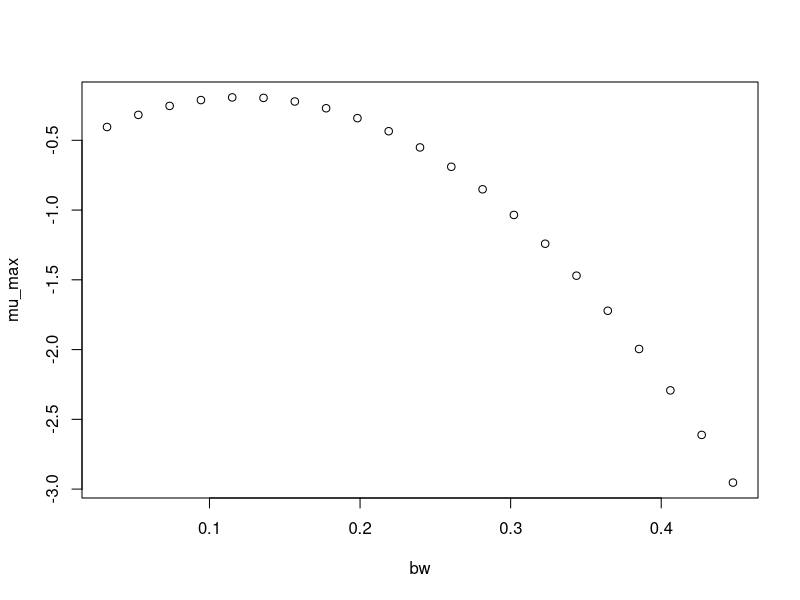

Generate this figure with R:
#############################
# start of Parameter script
#############################
bw <- seq(0.031968031968032,0.4476472,length.out=21)
#############################
# end of Parameter script
#############################
############################# 
# start of Model script Gropin ID 1374 
#############################
 
# constant coefficients for this model
 
variables <- data.frame(bw)
argumentsPar <- expand.grid(variables)
 
# heart of the model
response_surface <- function(bw) {
   mumax <-(-0.5825+6.392*bw-26.11*bw^2)

return(mumax=mumax)
} 

# output parameters
mumax <- cbind(argumentsPar,response_surface(argumentsPar['bw']))
colnames(mumax) <- c(colnames(argumentsPar),'mumax')
#############################
# End of Model script
#############################
############################# 
# start of Visualisation script Gropin ID 1374 
#############################
plot(bw,mumax$mumax,
                          xlab='bw',
                          ylab='mu_max')
#############################
# End of Visualisation script
#############################
